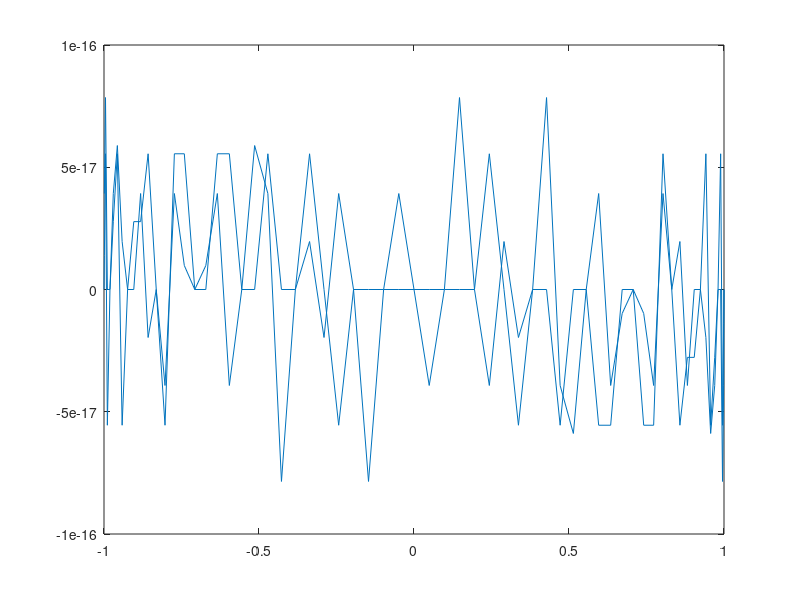
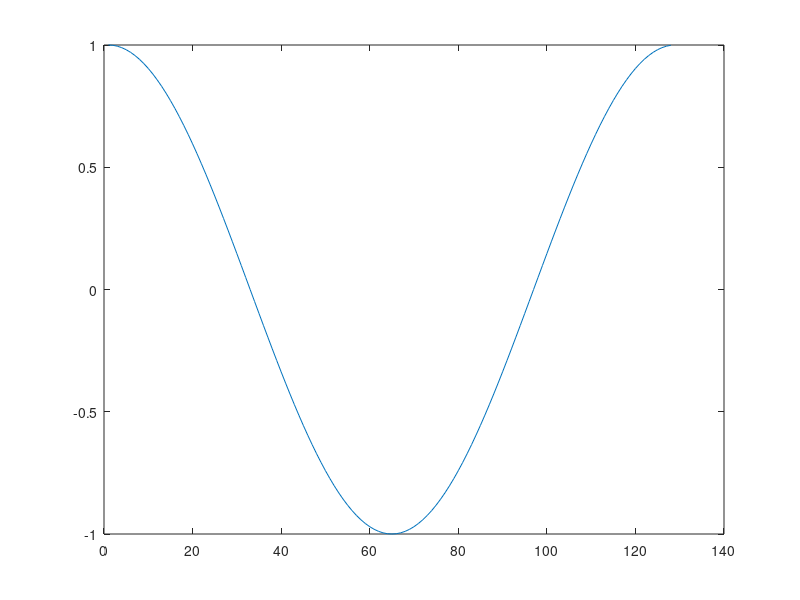
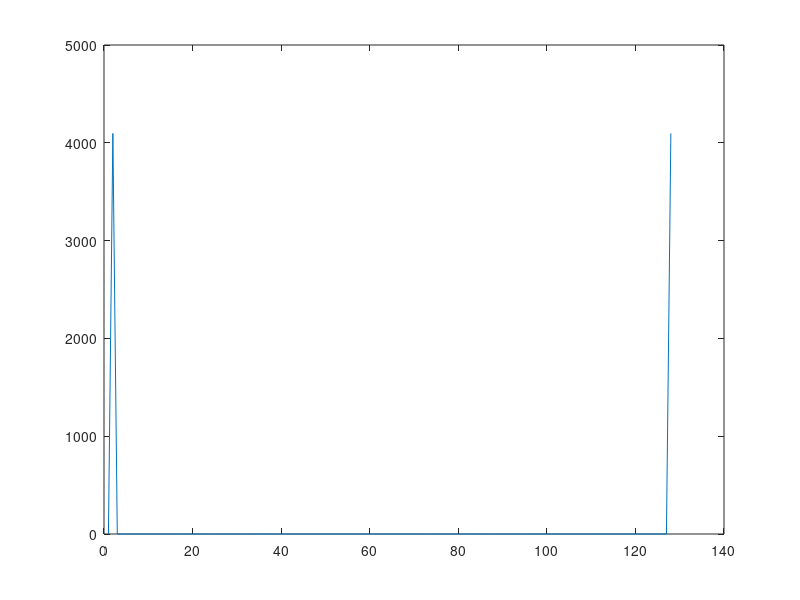
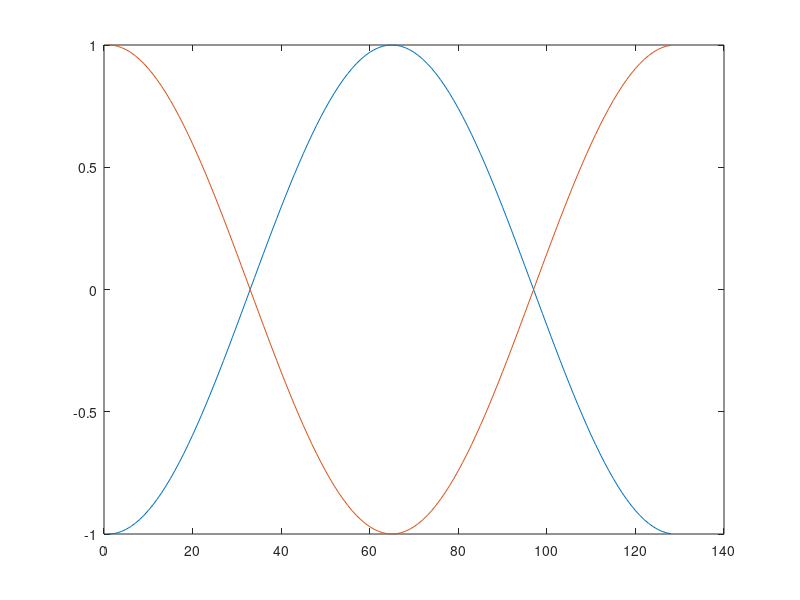

Write MATLAB code to recreate these figures, in order.
%this script show spectr of sin and cos
%2016-10-26

close all,clc,clear all;
N=128;
s = zeros(N,1);
s(2) = 1;
s(N) = 1;
sx = ifft(s);
sX = fft(sx);

figure, plot(sx/max(sx));


x=1:128;
y=cos(2*pi*(x-1)/N);
figure,plot(y);

Y = fft(y);

PSD = fft(y).*conj(fft(y));   %power spectrum density

figure, plot(PSD);

[sx/max(sx) y']

figure, plot(x,sx/max(sx),x,y);